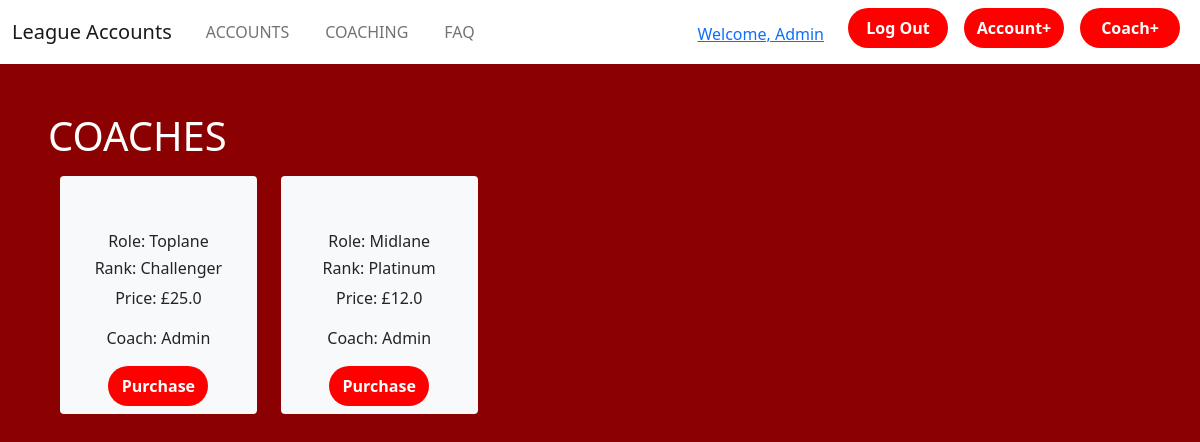
The page /coaching (signed in) on the database its author committed.
### app/models.py (models this page shows)
class User(db.Model, UserMixin):
    id = db.Column(db.Integer, primary_key=True)
    email = db.Column(db.String(200), unique=True)
    password = db.Column(db.String(60))
    username = db.Column(db.String(200), unique=True)
    accounts = db.relationship('AccountItem', backref='owned_user', lazy=True)
    coaches = db.relationship('Coach', backref='owned_coach', lazy=True)

class Coach(db.Model):
     id = db.Column(db.Integer, primary_key=True)
     rank = db.Column(db.String(20))
     role = db.Column(db.String(20))
     price = db.Column(db.Float())
     Coach = db.Column(db.Integer, db.ForeignKey('user.id'))

### app/views.py (the view)
@app.route('/coaching', methods=['GET','POST'])
def coaching():
    return render_template('coaching.html', user=current_user, coaches = models.Coach.query.all())

### app/__init__.py (called while the page is built)
@login_manager.user_loader
def load_user(id):
    return User.query.get(int(id))

### app/templates/coaching.html (shortened to what this page needs)
{% extends "base.html" %}
{% block content %}
<section class="background3">
<div class="pt-5 px-5 center-text" style="color:white;">
<h1>COACHES</h1>
</div>
    <div class="row row-cols-5 center-text mx-5 pt-1">
    {% for item in coaches %}
    <div class="col text-center mb-2">
                    <div class="card border-0 bg-light mb-2 mt-1 center-text">
                        <div class="card-body">
                        </div>
                    <h6>Role: {{item.role}}</h6>
                    <h6>Rank: {{item.rank}}</h6>
                    <p>Price: £{{item.price}}</p>
                    <p>Coach: {{item.owned_coach.username}}</p>
                    <form action="/coaching" class="px-5 mb-2">
                     <button class="btn btn0" type="submit">Purchase</button>
                  </form>
                    </div>
        </div>
      {% endfor %}
    </div>
</section>
{% endblock %}

### app/templates/base.html (shortened to what this page needs)
<!DOCTYPE html>
<html lang="en">
  <head>
    <link href="https://cdn.jsdelivr.net/npm/bootstrap@5.0.2/dist/css/bootstrap.min.css" rel="stylesheet">
    <link rel="stylesheet" href="/static/styles.css">
  </head>
  <body>
  <nav class="navbar navbar-expand-lg navbar-light">
  <div class="container-fluid">
    <a class="navbar-brand" href="/">League Accounts</a>
    <div class="collapse navbar-collapse" id="navbarSupportedContent">
      <ul class="navbar-nav me-auto mb-2 mb-lg-0">
        <li class="nav-item">
          <a class="nav-link" href="/accounts">Accounts</a>
        </li>
        <li class="nav-item">
          <a class="nav-link " href="/coaching">Coaching</a>
        </li>
        <li class="nav-item">
          <a class="nav-link" href="/contact">FAQ</a>
        </li>
      </ul>
     {% if user.is_authenticated %}
     <a class="px-3 pt-1" href="/profile">Welcome, {{ user.username }}</a>
     <form action="/logout" class="d-flex px-2 mb-2">
      <button class="btn btn0" type="submit" >Log Out</button>
      </form>
      {% if user.username == "Admin" %}
        <form action="/additem2" class="d-flex px-2 mb-2">
          <button class="btn btn0" type="submit" >Account+</button>
        </form>
        <form action="/additem" class="d-flex px-2 mb-2">
          <button class="btn btn0" type="submit" >Coach+</button>
        </form>
      {% endif %}
      {% endif %}
    </div>
  </div>
</nav>
{% block content %}
{% endblock %}
  </body>
</html>

### app/static/styles.css (style rules this page uses)
* { padding: 0; margin: 0; box-sizing: border-box; }
.background3 { background-color: darkred; background-size: cover; height: 120vh; width: 100%; }
.navbar-brand { font-size: 2 rem; color: black; }
.nav-link { margin-right: 10px; margin-left: 10px; color: black; text-transform: uppercase; }
.nav-link { color: black; }
.btn0 { height: 40px; width: 100px; outline: none; border: none; border-radius: 60px; background: red; color: white; font-weight: 700; }

### rows shown on the page
User: username "Admin"
Coach: role "Toplane", rank "Challenger", price "25.0", owned_coach.username "Admin"
Coach: role "Midlane", rank "Platinum", price "12.0", owned_coach.username "Admin"
